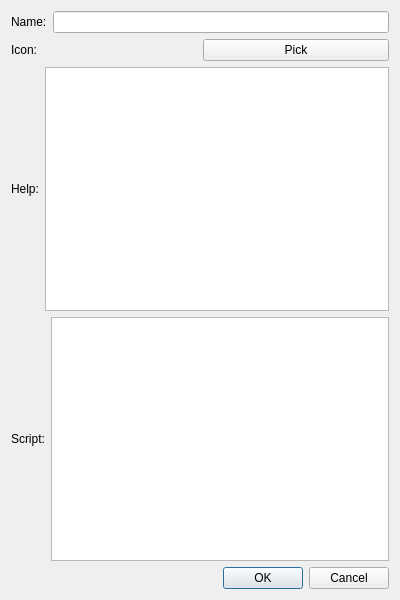
<?xml version="1.0" encoding="UTF-8"?>
<ui version="4.0">
 <class>NEShelfItemEditor</class>
 <widget class="QDialog" name="NEShelfItemEditor">
  <property name="geometry">
   <rect>
    <x>0</x>
    <y>0</y>
    <width>400</width>
    <height>600</height>
   </rect>
  </property>
  <property name="windowTitle">
   <string>Dialog</string>
  </property>
  <layout class="QVBoxLayout" name="verticalLayout">
   <item>
    <layout class="QHBoxLayout" name="horizontalLayout">
     <item>
      <widget class="QLabel" name="label">
       <property name="text">
        <string>Name:</string>
       </property>
      </widget>
     </item>
     <item>
      <widget class="QLineEdit" name="nameEdit"/>
     </item>
    </layout>
   </item>
   <item>
    <layout class="QHBoxLayout" name="horizontalLayout_2">
     <item>
      <widget class="QLabel" name="label_2">
       <property name="text">
        <string>Icon:</string>
       </property>
      </widget>
     </item>
     <item>
      <widget class="QPushButton" name="pickIconButton">
       <property name="text">
        <string>Pick</string>
       </property>
      </widget>
     </item>
    </layout>
   </item>
   <item>
    <layout class="QHBoxLayout" name="horizontalLayout_3">
     <item>
      <widget class="QLabel" name="label_3">
       <property name="text">
        <string>Help:</string>
       </property>
      </widget>
     </item>
     <item>
      <widget class="QPlainTextEdit" name="helpEdit"/>
     </item>
    </layout>
   </item>
   <item>
    <layout class="QHBoxLayout" name="horizontalLayout_4">
     <item>
      <widget class="QLabel" name="label_4">
       <property name="text">
        <string>Script:</string>
       </property>
      </widget>
     </item>
     <item>
      <widget class="NEPythonInput" name="scriptEdit"/>
     </item>
    </layout>
   </item>
   <item>
    <widget class="QDialogButtonBox" name="buttonBox">
     <property name="orientation">
      <enum>Qt::Horizontal</enum>
     </property>
     <property name="standardButtons">
      <set>QDialogButtonBox::Cancel|QDialogButtonBox::Ok</set>
     </property>
    </widget>
   </item>
  </layout>
 </widget>
 <customwidgets>
  <customwidget>
   <class>NEPythonInput</class>
   <extends>QPlainTextEdit</extends>
   <header>Widgets/PythonInput/NEPythonInput.h</header>
  </customwidget>
 </customwidgets>
 <resources/>
 <connections>
  <connection>
   <sender>buttonBox</sender>
   <signal>accepted()</signal>
   <receiver>NEShelfItemEditor</receiver>
   <slot>accept()</slot>
   <hints>
    <hint type="sourcelabel">
     <x>248</x>
     <y>254</y>
    </hint>
    <hint type="destinationlabel">
     <x>157</x>
     <y>274</y>
    </hint>
   </hints>
  </connection>
  <connection>
   <sender>buttonBox</sender>
   <signal>rejected()</signal>
   <receiver>NEShelfItemEditor</receiver>
   <slot>reject()</slot>
   <hints>
    <hint type="sourcelabel">
     <x>316</x>
     <y>260</y>
    </hint>
    <hint type="destinationlabel">
     <x>286</x>
     <y>274</y>
    </hint>
   </hints>
  </connection>
 </connections>
</ui>
